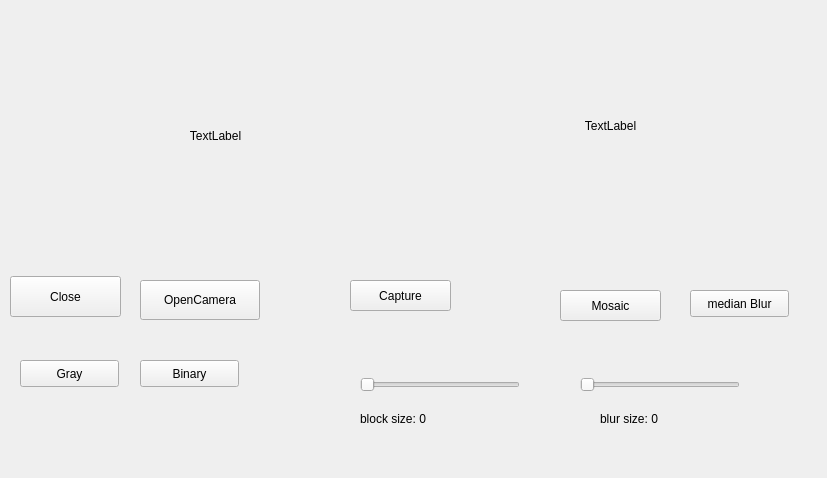
<?xml version="1.0" encoding="UTF-8"?>
<ui version="4.0">
 <class>MainWindow</class>
 <widget class="QMainWindow" name="MainWindow">
  <property name="geometry">
   <rect>
    <x>0</x>
    <y>0</y>
    <width>827</width>
    <height>478</height>
   </rect>
  </property>
  <property name="windowTitle">
   <string>MainWindow</string>
  </property>
  <widget class="QWidget" name="centralWidget">
   <widget class="QLabel" name="currentlabel">
    <property name="geometry">
     <rect>
      <x>40</x>
      <y>30</y>
      <width>351</width>
      <height>211</height>
     </rect>
    </property>
    <property name="text">
     <string>TextLabel</string>
    </property>
    <property name="alignment">
     <set>Qt::AlignCenter</set>
    </property>
   </widget>
   <widget class="QPushButton" name="openCameraButton">
    <property name="geometry">
     <rect>
      <x>140</x>
      <y>280</y>
      <width>120</width>
      <height>40</height>
     </rect>
    </property>
    <property name="text">
     <string>OpenCamera</string>
    </property>
   </widget>
   <widget class="QPushButton" name="pushButton">
    <property name="geometry">
     <rect>
      <x>10</x>
      <y>276</y>
      <width>111</width>
      <height>41</height>
     </rect>
    </property>
    <property name="text">
     <string>Close</string>
    </property>
   </widget>
   <widget class="QPushButton" name="pushButton_2">
    <property name="geometry">
     <rect>
      <x>350</x>
      <y>280</y>
      <width>101</width>
      <height>31</height>
     </rect>
    </property>
    <property name="text">
     <string>Capture</string>
    </property>
   </widget>
   <widget class="QPushButton" name="pushButton_3">
    <property name="geometry">
     <rect>
      <x>560</x>
      <y>290</y>
      <width>101</width>
      <height>31</height>
     </rect>
    </property>
    <property name="text">
     <string>Mosaic</string>
    </property>
   </widget>
   <widget class="QPushButton" name="pushButton_4">
    <property name="geometry">
     <rect>
      <x>690</x>
      <y>290</y>
      <width>99</width>
      <height>27</height>
     </rect>
    </property>
    <property name="text">
     <string>median Blur</string>
    </property>
   </widget>
   <widget class="QPushButton" name="pushButton_5">
    <property name="geometry">
     <rect>
      <x>20</x>
      <y>360</y>
      <width>99</width>
      <height>27</height>
     </rect>
    </property>
    <property name="text">
     <string>Gray</string>
    </property>
   </widget>
   <widget class="QPushButton" name="pushButton_6">
    <property name="geometry">
     <rect>
      <x>140</x>
      <y>360</y>
      <width>99</width>
      <height>27</height>
     </rect>
    </property>
    <property name="text">
     <string>Binary</string>
    </property>
   </widget>
   <widget class="QSlider" name="horizontalSlider">
    <property name="geometry">
     <rect>
      <x>360</x>
      <y>370</y>
      <width>160</width>
      <height>29</height>
     </rect>
    </property>
    <property name="orientation">
     <enum>Qt::Horizontal</enum>
    </property>
   </widget>
   <widget class="QSlider" name="horizontalSlider_2">
    <property name="geometry">
     <rect>
      <x>580</x>
      <y>370</y>
      <width>160</width>
      <height>29</height>
     </rect>
    </property>
    <property name="orientation">
     <enum>Qt::Horizontal</enum>
    </property>
   </widget>
   <widget class="QLabel" name="mosaicLabel">
    <property name="geometry">
     <rect>
      <x>360</x>
      <y>410</y>
      <width>141</width>
      <height>17</height>
     </rect>
    </property>
    <property name="text">
     <string>block size: 0</string>
    </property>
   </widget>
   <widget class="QLabel" name="blurLabel">
    <property name="geometry">
     <rect>
      <x>600</x>
      <y>410</y>
      <width>111</width>
      <height>17</height>
     </rect>
    </property>
    <property name="text">
     <string>blur size: 0</string>
    </property>
   </widget>
   <widget class="QLabel" name="result">
    <property name="geometry">
     <rect>
      <x>440</x>
      <y>30</y>
      <width>341</width>
      <height>191</height>
     </rect>
    </property>
    <property name="text">
     <string>TextLabel</string>
    </property>
    <property name="alignment">
     <set>Qt::AlignCenter</set>
    </property>
   </widget>
  </widget>
 </widget>
 <layoutdefault spacing="6" margin="11"/>
 <resources/>
 <connections/>
</ui>
